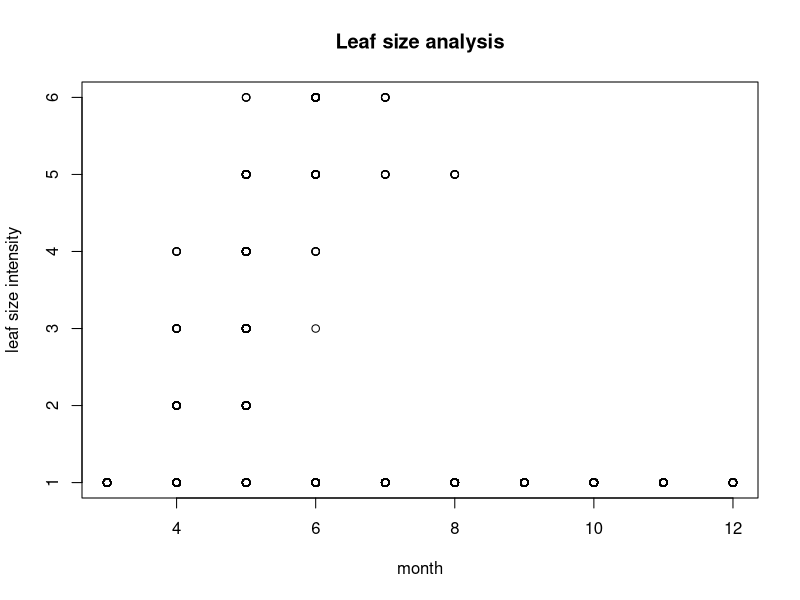
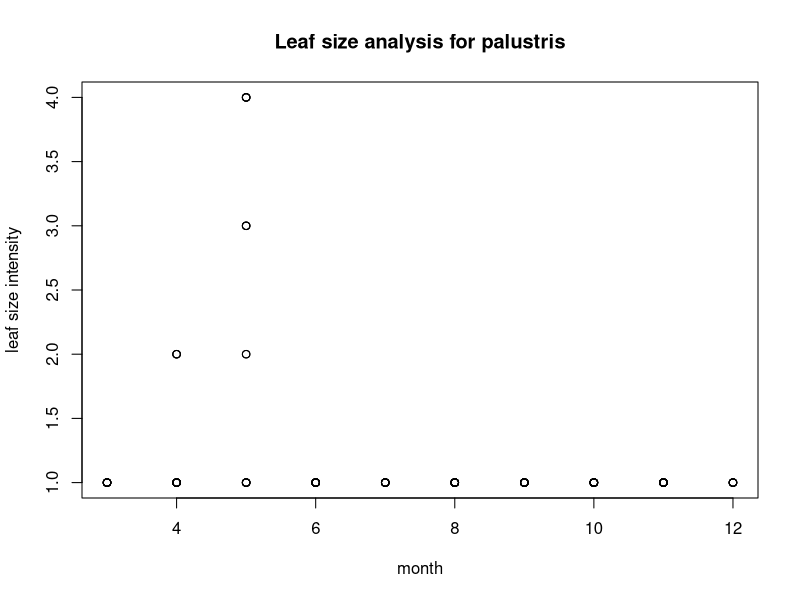
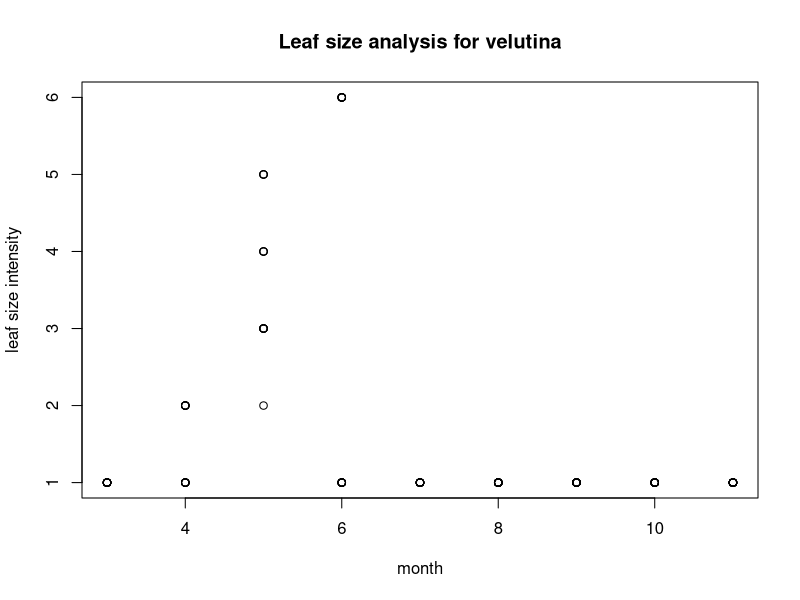

R code for these plots, in order:
## ---- chunk 1
knitr::opts_chunk$set(cache=TRUE)
knitr::opts_knit$set(root.dir = "F:/Data to Decisions") 
## ---- chunk 2
plotdata = read.csv("plotdata.csv", header = TRUE, stringsAsFactors = FALSE)
## ---- chunk 3
View(plotdata)
## ---- chunk 4
plotdata$leaf_breaking_bud_intensity[plotdata$leaf_breaking_bud_intensity == "10-Mar"] <- "03-10"
plotdata$flower_buds_intensity[plotdata$flower_buds_intensity == "10-Mar"] <- "03-10"
plotdata$fruit_intensity[plotdata$fruit_intensity == "10-Mar"] <- "03-10"
plotdata$fruit_drop_intensity[plotdata$fruit_drop_intensity == "10-Mar"] <- "03-10"
plotdata$flower_buds_intensity[plotdata$flower_buds_intensity == "43169.00"] <- "03-10"
plotdata[plotdata == ""] <- "0"
plotdata$leaf_increasing_size_intensity[plotdata$leaf_increasing_size_intensity == "0"] <- "1"

## ---- chunk 5
str(plotdata)
## ---- chunk 6
library(dplyr)
## ---- chunk 7
deletedata <- select(plotdata, -X.1, -X)
deletedata$leaf_increasing_size_intensity[deletedata$leaf_increasing_size_intensity == "0"] <- as.numeric("1")
deletedata$leaf_increasing_size_intensity[deletedata$leaf_increasing_size_intensity == "5-24%"] <- as.numeric("2")
deletedata$leaf_increasing_size_intensity[deletedata$leaf_increasing_size_intensity == "<25%"] <- as.numeric("2")
deletedata$leaf_increasing_size_intensity[deletedata$leaf_increasing_size_intensity == "25-49%"] <- "3"
deletedata$leaf_increasing_size_intensity[deletedata$leaf_increasing_size_intensity == "25-49"] <- "3"
deletedata$leaf_increasing_size_intensity[deletedata$leaf_increasing_size_intensity == "50-74%"] <- "4"
deletedata$leaf_increasing_size_intensity[deletedata$leaf_increasing_size_intensity == "50-74% "] <- "4"
deletedata$leaf_increasing_size_intensity[deletedata$leaf_increasing_size_intensity == "75-94%"] <- "5"
deletedata$leaf_increasing_size_intensity[deletedata$leaf_increasing_size_intensity == ">95%"] <- "6"
is.character(deletedata$leaf_increasing_size_intensity)
list(deletedata$leaf_increasing_size_intensity)

## ---- chunk 8
#normalplot for leaf_increasing_size_intensity based on month
#plot(deletedata$leaf_increasing_size_intensity ~ deletedata$month)
plot(deletedata$leaf_increasing_size_intensity ~ deletedata$month,main="Leaf size analysis",xlab="month",ylab="leaf size intensity")
## ---- chunk 9
#subsetting and plotting again based on month
palustris_subset <- subset(deletedata, species=="palustris")
#plot(palustris_subset$leaf_increasing_size_intensity ~ palustris_subset$month)
plot(palustris_subset$leaf_increasing_size_intensity ~ palustris_subset$month,main="Leaf size analysis for palustris",xlab="month",ylab="leaf size intensity")
## ---- chunk 10
velutina_subset <- subset(deletedata, species=="velutina")
#plot(velutina_subset$leaf_increasing_size_intensity ~ velutina_subset$month)
plot(velutina_subset$leaf_increasing_size_intensity ~ velutina_subset$month,main="Leaf size analysis for velutina",xlab="month",ylab="leaf size intensity")
